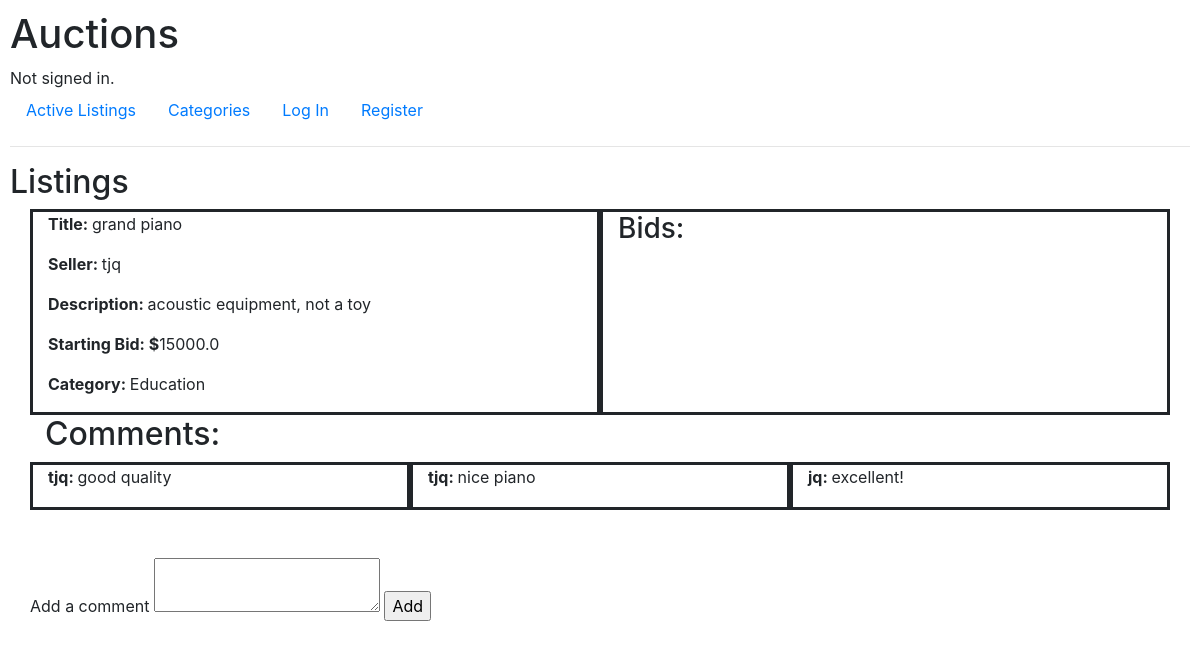
/grand piano&13, run on the app's committed database.
### auctions/models.py (models this page shows, shortened)
class Listings(models.Model):
    seller_id = models.ForeignKey(User, on_delete=models.CASCADE, related_name="seller")
    title = models.ForeignKey(Titles, on_delete=models.CASCADE)
    description = models.CharField(max_length=LENGTH, blank=False, null=True)
    starting_bid = models.FloatField(default=0)
    image_link = models.CharField(max_length=256, blank=True, null=True)
    category = models.CharField(max_length=256, blank=True, null=True)
    closed = models.BooleanField(blank=False, default=False)

class Titles(models.Model):
    title = models.CharField(max_length=LENGTH, blank=False, null=True)
    def __str__(self):
        return f"{self.title}"

class User(AbstractUser):
    def __str__(self):
        return f"{self.username}"
    pass

class Comments(models.Model):
    user_id = models.ForeignKey(User, on_delete=models.CASCADE, related_name="user")
    comments_title = models.ForeignKey(Titles, on_delete=models.CASCADE)
    comment = models.CharField(max_length=LENGTH, blank=False, null=True)

### auctions/views.py (the view)
# urls.py: path("<str:listing_name>&<str:title_id>", views.listing, name="listing")
def listing(request, listing_name, title_id):
    title_name = Titles.objects.get(title=listing_name, id=title_id)
    listing_row = Listings.objects.get(title=title_name)
    if request.user.username != "" :
        if WishList.objects.filter(user_id=request.user, wishlist_title=title_name).count() == 1:
            wishlist = WishList.objects.get(user_id=request.user, wishlist_title=title_name)
        else:
            wishlist = False
    else:
        wishlist = False
    if Bidding.objects.filter(bids_title=title_name).count() != 0:
        bids = list(Bidding.objects.filter(bids_title=title_name).all())
    else:
        bids = False
    if CloseListing.objects.filter(title=title_name).count() == 1:
        closed = CloseListing.objects.get(title=title_name)
    else:
        closed = False
    if Comments.objects.filter(comments_title=title_name).count() != 0:
        comments = Comments.objects.filter(comments_title=title_name).all()
    else:
        comments = False
    return render(request, "auctions/listing.html", {
        "listing": listing_row,
        "wishlist": wishlist,
        "bids": bids,
        "closed": closed,
        "comments": comments
    })

### auctions/templates/auctions/listing.html (shortened to what this page needs)
{% extends "auctions/layout.html" %}
{% block body %}
    <h2> Listings </h2>
    <div class="container">
        <div class="row">
            <div class="col-6" style="border:solid;">
                <p><b>Title: </b>{{listing.title}}</p>
                <p><b>Seller: </b>{{listing.seller_id}}</p>
                <p><b>Description: </b>{{listing.description}}</p>
                <p><b>Starting Bid: $</b>{{listing.starting_bid}}</p>
                {% if listing.category %}
                    <p><b>Category: </b>{{listing.category}}</p>
                {% endif %}
            </div>
            <div class="col-6" style="border:solid;">
                {% if not closed %}
                    <h3>Bids: </h3>
                {% else %}
                    {% if closed.winner == request.user %}
                        <h3>Winner: {{closed.winner}}</h3>
                        <h3>Price Bought: ${{closed.bid}}</h3>
                    {% endif %}
                {% endif %}
            </div>
        </div>
        {% if not closed %}
            <h2>Comments: </h2>
            <div class="row">
                {% if comments %}
                    {% for comment in comments %}
                        <div class="col-4"  style="border:solid;">
                            <p><b>{{comment.user_id}}: </b>{{comment.comment}}</p>
                        </div>
                    {% endfor %}
                {% endif %}
                <br></br>
            </div>
        {% endif %}
        <br></br>
        <div class="row">
            <form action="{% url 'comments' %}", method="post">
                <label for="comment">Add a comment</label>
                <textarea id="comment" name="comment" rows="2" cols="20"></textarea>
                <input type="submit" value="Add">
            </form>
        </div>
    </div>
{% endblock %}

### auctions/static/auctions/styles.css (style rules this page uses)
body { padding: 10px; }

### data on the page
Listings: title "grand piano", seller_id "tjq", description "acoustic equipment, not a toy", starting_bid "15000.0", category "Education"
Comments: user_id "tjq", comment "good quality"
Comments: user_id "tjq", comment "nice piano"
Comments: user_id "jq", comment "excellent!"
